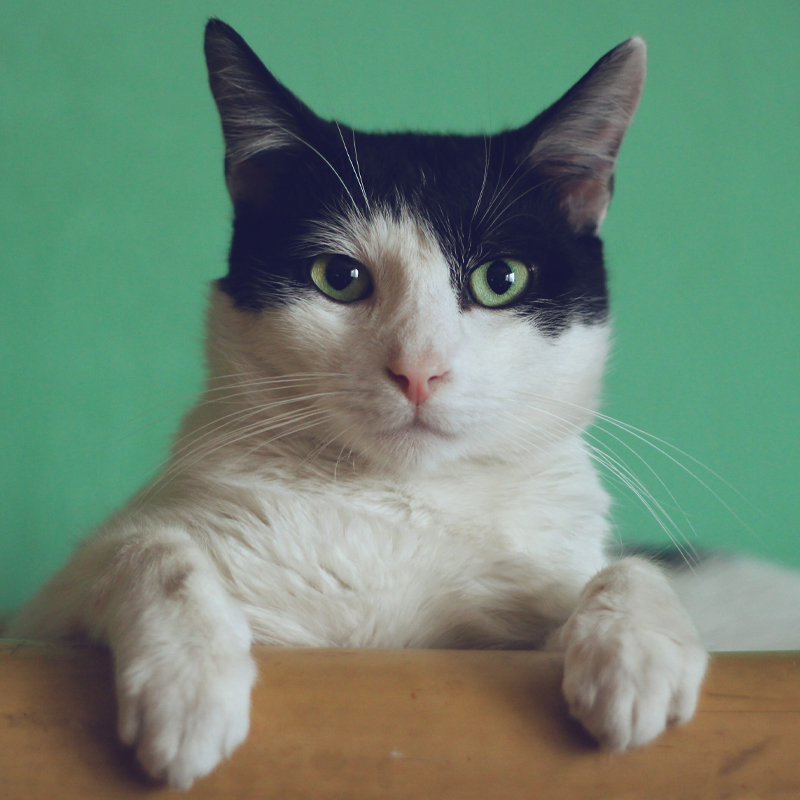
#> input picture cat.jpg, 800 x 800 px
$ python basic.py
#> lines starting #> are read from the running program, lines starting #| are printed output that depends on the picture
import cv2 as cv

img =cv.imread('cat.jpg')
#> img is the input picture: shape (800, 800, 3); mean B, G, R 115.5, 133.5, 110
def rescaleFrame(frame, scale=0.75):
#> called with scale = 0.2
    width = int(frame.shape[1] * scale)
#> width = 160
    height= int(frame.shape[0] * scale)
#> height = 160

    dimensions = (width, height)
#> dimensions = (160, 160)

    return cv.resize(frame, dimensions, interpolation= cv.INTER_AREA)

resized_image = rescaleFrame(img, scale = 0.2)
# [23 lines of commented-out code are left out]
resized = cv.resize(img,(400,400), interpolation=cv.INTER_CUBIC)
cv.imshow('res', resized)

#crop
cropped= resized[50:200,200:400]
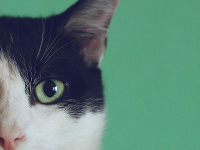
#> cropped: shape (150, 200, 3); mean B, G, R 118.9, 130.7, 93.3
cv.imshow('crop', cropped)
cv.waitKey(0)

$ run again, with dog.jpg copied over cat.jpg
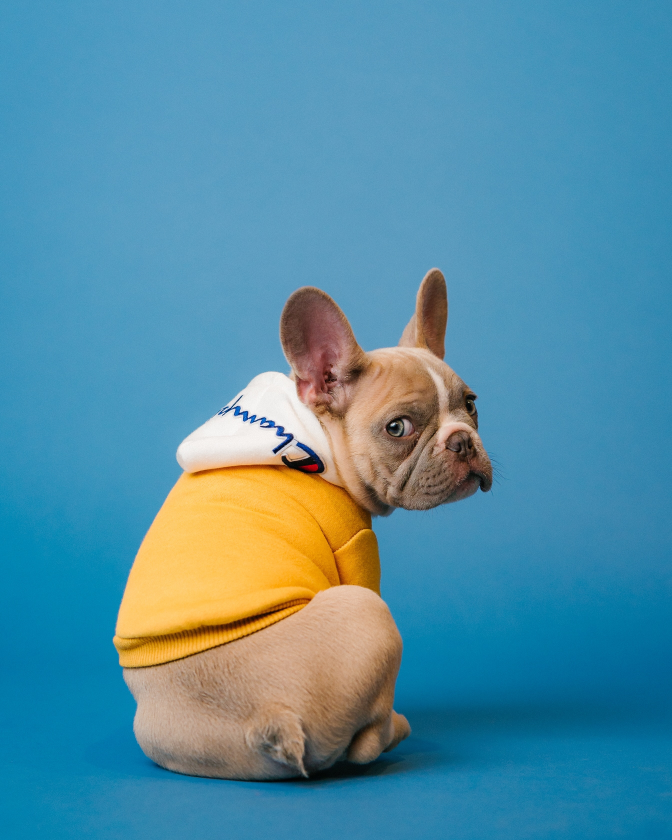
#> input picture dog.jpg, 2688 x 3360 px (shown at 1/4 size)
#> img is the input picture: shape (3360, 2688, 3); mean B, G, R 163.1, 142.1, 83.6
#> `resized = cv.resize(img,(400,400), interpolation=cv.INTER_CUBIC)`:
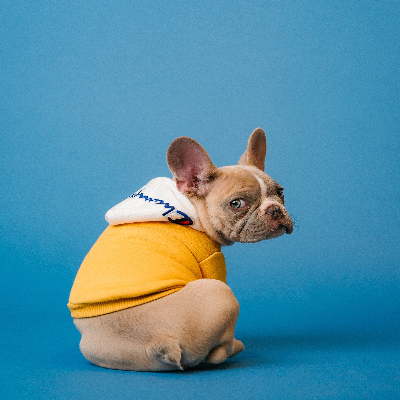
#> resized: shape (400, 400, 3); mean B, G, R 163.1, 142.1, 83.6
#> `cropped= resized[50:200,200:400]`:
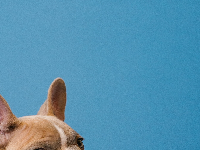
#> cropped: shape (150, 200, 3); mean B, G, R 175.3, 145.9, 85.7

$ run again, with download.jpg copied over cat.jpg
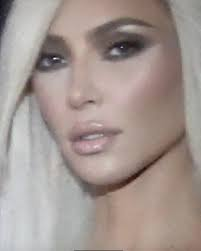
#> input picture download.jpg, 201 x 251 px
#> img is the input picture: shape (251, 201, 3); mean B, G, R 145.7, 151.1, 163.9
#> `resized = cv.resize(img,(400,400), interpolation=cv.INTER_CUBIC)`:
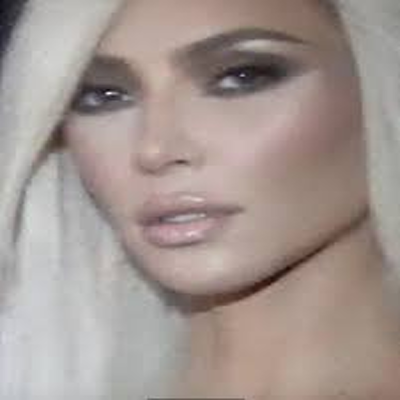
#> resized: shape (400, 400, 3); mean B, G, R 145.7, 151.1, 163.9
#> `cropped= resized[50:200,200:400]`:
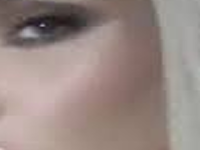
#> cropped: shape (150, 200, 3); mean B, G, R 132, 137.1, 152.9
